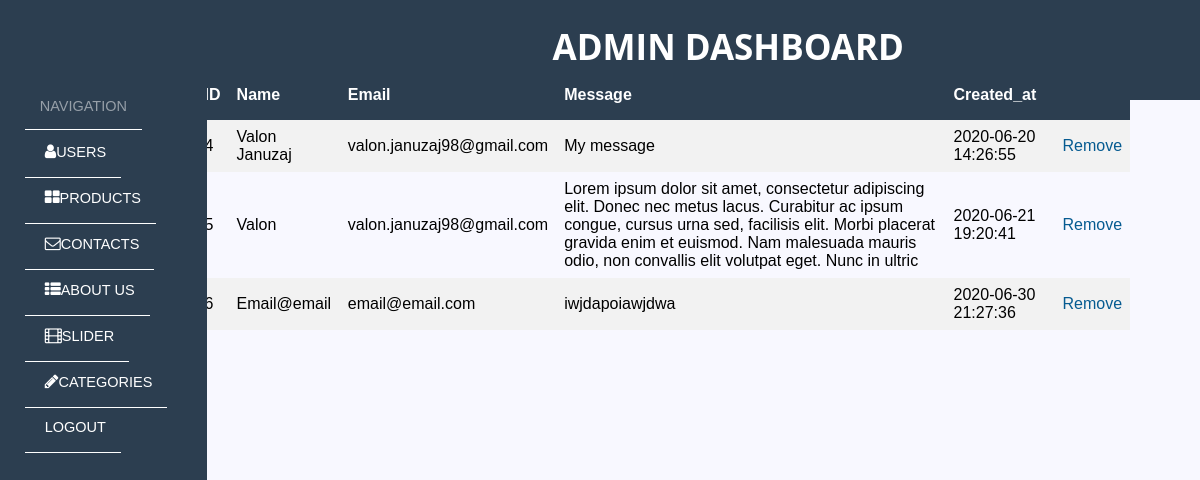
Page /backend/contacts.php (signed in) on the earlier database version.
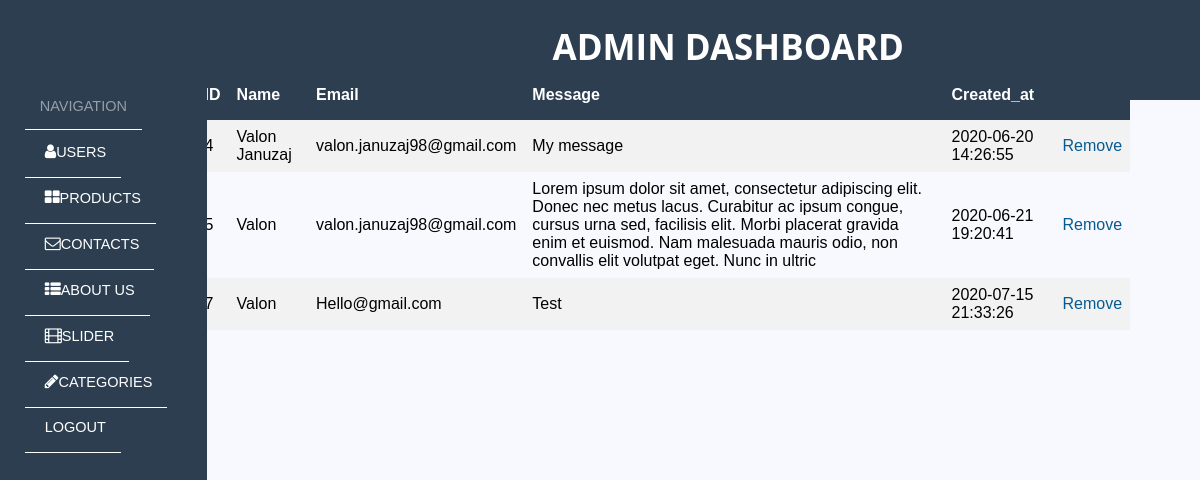
Same page on the later database version.
### tables this page shows
CREATE TABLE `contacts` (
  `id` int(11) NOT NULL,
  `name` varchar(255) NOT NULL,
  `email` varchar(255) NOT NULL,
  `message` varchar(255) NOT NULL,
  `created_at` timestamp NULL DEFAULT current_timestamp()
);

### backend/controllers/ContactController.php (called while the page is built, shortened)
<?php
class ContactController
{
    protected $database;
    public function __construct()
    {
        $this->database = new Database;
    }
    public function all()
    {
        $query = $this->database->pdo->query('SELECT * FROM contacts');
        return $query->fetchAll();
    }
}
?>

### backend/core/Database.php (called while the page is built, shortened)
<?php
class Database
{
    public function __construct()
    {
        $host = "localhost";
        $user = "root";
        $password = "";
        $db_name = "flex-furniture-1";
        try {
            $link = new PDO("mysql:host=$host;dbname=$db_name", $user, $password);
            $this->pdo = $link;
        } catch (PDOException $e) {
            die('DIE' . $e->getMessage());
        }
    }
}
?>

### backend/contacts.php (the view, shortened to what this page needs)
<?php
require './controllers/ContactController.php';
$contact = new ContactController;
$contacts = $contact->all();
?>
<!DOCTYPE html>
<html lang="en">
<head>
    <link rel="stylesheet" type="text/css" media="screen" href="../css/admin.css">
    <link rel="stylesheet" href="https://cdnjs.cloudflare.com/ajax/libs/font-awesome/4.7.0/css/font-awesome.min.css">
</head>
<body>
<div class="dashboard-wrapper">
    <?php include 'inc/sidebar.php' ?>
    <div id="dashboard-container">
        <div class="content-title">
            <h1 class="page-title"><a href="users.php">Admin Dashboard</a></h1>
        </div>
        <div class="main-content">
            <table class="table">
                <tr class="table-head">
                    <th>ID</th>
                    <th>Name</th>
                    <th>Email</th>
                    <th>Message</th>
                    <th>Created_at</th>
                    <th></th>
                </tr>
                <?php foreach ($contacts as $contact) : ?>
                    <tr>
                        <td><?php echo $contact['id'] ?></td>
                        <td><?php echo $contact['name'] ?></td>
                        <td><?php echo $contact['email'] ?></td>
                        <td><?php echo $contact['message'] ?></td>
                        <td><?php echo $contact['created_at'] ?></td>
                        <td>
                            <a href="controllers/functions/delete-contact.php?id=<?php echo $contact['id'] ?>">Remove</a>
                        </td>
                    </tr>
                <?php endforeach; ?>
            </table>
        </div>
    </div>
</div>
</body>
</html>

Differences in the rows shown:
removed contacts: id "6", name "Email@email", email "email@email.com", message "iwjdapoiawjdwa", created_at "2020-06-30 21:27:36"
added contacts: id "7", name "Valon", email "Hello@gmail.com", message "Test", created_at "2020-07-15 21:33:26"
